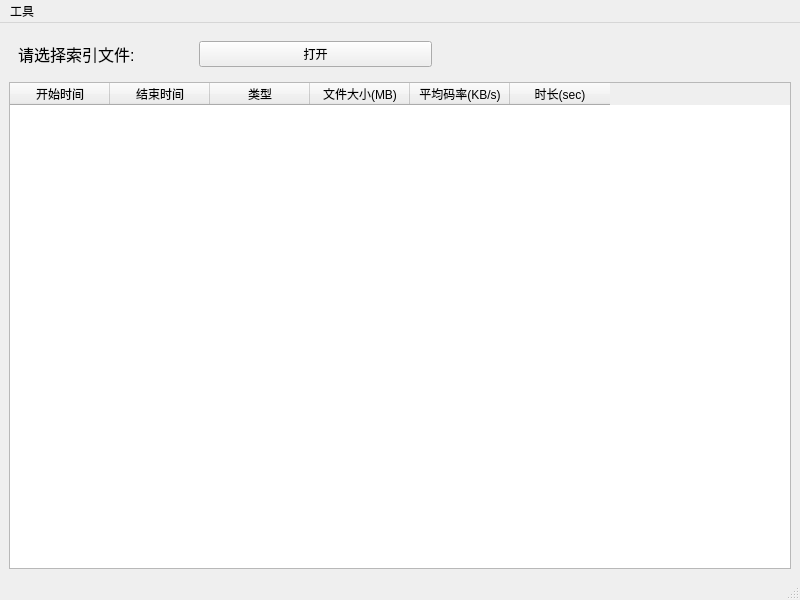
<?xml version="1.0" encoding="UTF-8"?>
<ui version="4.0">
 <class>ParseIndex</class>
 <widget class="QMainWindow" name="ParseIndex">
  <property name="geometry">
   <rect>
    <x>0</x>
    <y>0</y>
    <width>800</width>
    <height>600</height>
   </rect>
  </property>
  <property name="font">
   <font>
    <weight>50</weight>
    <bold>false</bold>
   </font>
  </property>
  <property name="windowTitle">
   <string>录像索引解析</string>
  </property>
  <property name="dockOptions">
   <set>QMainWindow::AllowTabbedDocks|QMainWindow::AnimatedDocks|QMainWindow::GroupedDragging|QMainWindow::VerticalTabs</set>
  </property>
  <widget class="QWidget" name="centralwidget">
   <layout class="QVBoxLayout" name="verticalLayout">
    <item>
     <widget class="QWidget" name="widget" native="true">
      <layout class="QHBoxLayout" name="horizontalLayout" stretch="3,4,6">
       <item>
        <widget class="QLabel" name="label">
         <property name="font">
          <font>
           <pointsize>12</pointsize>
           <weight>50</weight>
           <bold>false</bold>
          </font>
         </property>
         <property name="text">
          <string>请选择索引文件:</string>
         </property>
        </widget>
       </item>
       <item>
        <widget class="QPushButton" name="btn_open">
         <property name="text">
          <string>打开</string>
         </property>
        </widget>
       </item>
       <item>
        <spacer name="horizontalSpacer">
         <property name="orientation">
          <enum>Qt::Horizontal</enum>
         </property>
         <property name="sizeHint" stdset="0">
          <size>
           <width>40</width>
           <height>20</height>
          </size>
         </property>
        </spacer>
       </item>
      </layout>
     </widget>
    </item>
    <item>
     <widget class="QTableWidget" name="tab_list">
      <column>
       <property name="text">
        <string>开始时间</string>
       </property>
      </column>
      <column>
       <property name="text">
        <string>结束时间</string>
       </property>
      </column>
      <column>
       <property name="text">
        <string>类型</string>
       </property>
      </column>
      <column>
       <property name="text">
        <string>文件大小(MB)</string>
       </property>
      </column>
      <column>
       <property name="text">
        <string>平均码率(KB/s)</string>
       </property>
      </column>
      <column>
       <property name="text">
        <string>时长(sec)</string>
       </property>
      </column>
     </widget>
    </item>
   </layout>
  </widget>
  <widget class="QMenuBar" name="menubar">
   <property name="geometry">
    <rect>
     <x>0</x>
     <y>0</y>
     <width>800</width>
     <height>26</height>
    </rect>
   </property>
   <widget class="QMenu" name="menu">
    <property name="title">
     <string>工具</string>
    </property>
   </widget>
   <addaction name="menu"/>
  </widget>
  <widget class="QStatusBar" name="statusbar"/>
 </widget>
 <resources>
  <include location="../../resource/resource.qrc"/>
 </resources>
 <connections/>
</ui>
